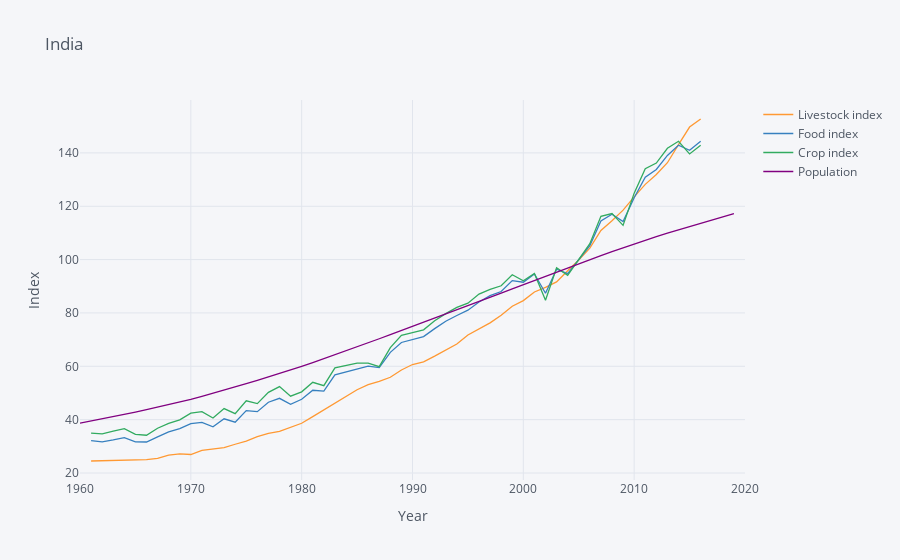

The notebook cell this image was saved under:
### Markdown cell above
### India

### Code cell
vars = {"AG.PRD.LVSK.XD":"Livestock index",
        "AG.PRD.FOOD.XD":"Food index",
        "AG.PRD.CROP.XD":"Crop index",
        "SP.POP.TOTL":"Population"}

use = ['IND']

food = fix_date_index(wbdata.get_dataframe(vars,country=use))

food.sort_index(inplace=True)

food['Population'] = food['Population']/food.loc[2006,'Population']*100

food.iplot(xTitle="Year",yTitle="Index", title = "India")
